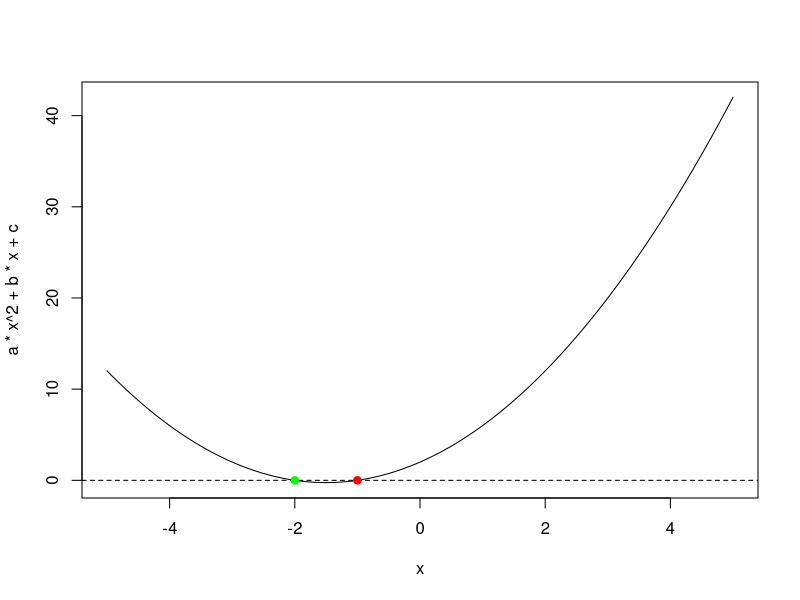

Reproduce this figure in R.
## ---- chunk 1
a <- 1 
b <- 3
c <- 2
x <- seq(-5, 5, length = 300)
plot(x, a*x^2 + b*x + c, type = "l")
abline(h = 0, lty = 2)
points(-1, 0, col="red", pch=19)
points(-2, 0, col="green", pch=19)
## ---- chunk 2
# Define the coefficients of the polynomial
coefficients <- c(2, 3, 1)

# Find the roots
roots <- polyroot(coefficients)

# Print the roots
print(roots)
